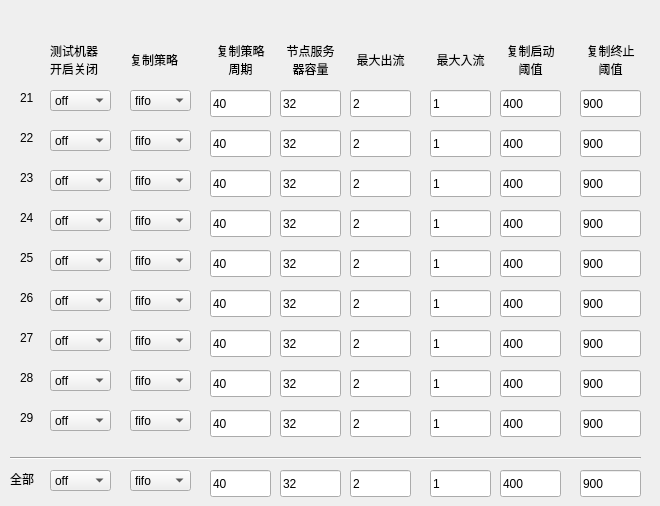
   <widget class="QWidget" name="tab_2">
    <attribute name="title">
     <string>机器列表2</string>
    </attribute>
    <widget class="QLabel" name="label_3">
     <property name="geometry">
      <rect>
       <x>50</x>
       <y>40</y>
       <width>66</width>
       <height>41</height>
      </rect>
     </property>
     <property name="text">
      <string>&lt;html&gt;&lt;head/&gt;&lt;body&gt;&lt;p&gt;测试机器&lt;br/&gt;开启关闭&lt;/p&gt;&lt;/body&gt;&lt;/html&gt;</string>
     </property>
    </widget>
    <widget class="QLabel" name="label_12">
     <property name="geometry">
      <rect>
       <x>130</x>
       <y>40</y>
       <width>61</width>
       <height>41</height>
      </rect>
     </property>
     <property name="text">
      <string>&lt;html&gt;&lt;head/&gt;&lt;body&gt;&lt;p&gt;复制策略&lt;/p&gt;&lt;/body&gt;&lt;/html&gt;</string>
     </property>
    </widget>
    <widget class="QLabel" name="label_13">
     <property name="geometry">
      <rect>
       <x>210</x>
       <y>40</y>
       <width>61</width>
       <height>41</height>
      </rect>
     </property>
     <property name="text">
      <string>&lt;html&gt;&lt;head/&gt;&lt;body&gt;&lt;p align=&quot;center&quot;&gt;复制策略&lt;br/&gt;周期&lt;/p&gt;&lt;/body&gt;&lt;/html&gt;</string>
     </property>
    </widget>
    <widget class="QLabel" name="label_33">
     <property name="geometry">
      <rect>
       <x>570</x>
       <y>40</y>
       <width>81</width>
       <height>41</height>
      </rect>
     </property>
     <property name="text">
      <string>&lt;html&gt;&lt;head/&gt;&lt;body&gt;&lt;p align=&quot;center&quot;&gt;复制终止&lt;br/&gt;阈值&lt;/p&gt;&lt;/body&gt;&lt;/html&gt;</string>
     </property>
    </widget>
    <widget class="QLabel" name="label_14">
     <property name="geometry">
      <rect>
       <x>280</x>
       <y>40</y>
       <width>61</width>
       <height>41</height>
      </rect>
     </property>
     <property name="text">
      <string>&lt;html&gt;&lt;head/&gt;&lt;body&gt;&lt;p align=&quot;center&quot;&gt;节点服务&lt;br/&gt;器容量&lt;/p&gt;&lt;/body&gt;&lt;/html&gt;</string>
     </property>
    </widget>
    <widget class="QLabel" name="label_15">
     <property name="geometry">
      <rect>
       <x>350</x>
       <y>40</y>
       <width>61</width>
       <height>41</height>
      </rect>
     </property>
     <property name="text">
      <string>&lt;html&gt;&lt;head/&gt;&lt;body&gt;&lt;p align=&quot;center&quot;&gt;最大出流&lt;/p&gt;&lt;/body&gt;&lt;/html&gt;</string>
     </property>
    </widget>
    <widget class="QLabel" name="label_16">
     <property name="geometry">
      <rect>
       <x>430</x>
       <y>40</y>
       <width>61</width>
       <height>41</height>
      </rect>
     </property>
     <property name="text">
      <string>&lt;html&gt;&lt;head/&gt;&lt;body&gt;&lt;p align=&quot;center&quot;&gt;最大入流&lt;/p&gt;&lt;/body&gt;&lt;/html&gt;</string>
     </property>
    </widget>
    <widget class="QLabel" name="label_17">
     <property name="geometry">
      <rect>
       <x>500</x>
       <y>40</y>
       <width>61</width>
       <height>41</height>
      </rect>
     </property>
     <property name="text">
      <string>&lt;html&gt;&lt;head/&gt;&lt;body&gt;&lt;p align=&quot;center&quot;&gt;复制启动&lt;br/&gt;阈值&lt;/p&gt;&lt;/body&gt;&lt;/html&gt;</string>
     </property>
    </widget>
    <widget class="QLineEdit" name="lineEdit_capacity_21">
     <property name="geometry">
      <rect>
       <x>280</x>
       <y>90</y>
       <width>61</width>
       <height>27</height>
      </rect>
     </property>
     <property name="text">
      <string>32</string>
     </property>
    </widget>
    <widget class="QComboBox" name="comboBox_onoff_21">
     <property name="geometry">
      <rect>
       <x>50</x>
       <y>90</y>
       <width>61</width>
       <height>21</height>
      </rect>
     </property>
     <item>
      <property name="text">
       <string>off</string>
      </property>
     </item>
     <item>
      <property name="text">
       <string>on</string>
      </property>
     </item>
    </widget>
    <widget class="QLabel" name="label_ip_21">
     <property name="geometry">
      <rect>
       <x>20</x>
       <y>90</y>
       <width>21</width>
       <height>16</height>
      </rect>
     </property>
     <property name="text">
      <string>21</string>
     </property>
    </widget>
    <widget class="QLineEdit" name="lineEdit_maxout_21">
     <property name="geometry">
      <rect>
       <x>350</x>
       <y>90</y>
       <width>61</width>
       <height>27</height>
      </rect>
     </property>
     <property name="text">
      <string>2</string>
     </property>
    </widget>
    <widget class="QLineEdit" name="lineEdit_thresh_21">
     <property name="geometry">
      <rect>
       <x>500</x>
       <y>90</y>
       <width>61</width>
       <height>27</height>
      </rect>
     </property>
     <property name="text">
      <string>400</string>
     </property>
    </widget>
    <widget class="QLineEdit" name="lineEdit_maxin_21">
     <property name="geometry">
      <rect>
       <x>430</x>
       <y>90</y>
       <width>61</width>
       <height>27</height>
      </rect>
     </property>
     <property name="text">
      <string>1</string>
     </property>
    </widget>
    <widget class="QLineEdit" name="lineEdit_threshhigh_21">
     <property name="geometry">
      <rect>
       <x>580</x>
       <y>90</y>
       <width>61</width>
       <height>27</height>
      </rect>
     </property>
     <property name="text">
      <string>900</string>
     </property>
    </widget>
    <widget class="QComboBox" name="comboBox_algo_21">
     <property name="geometry">
      <rect>
       <x>130</x>
       <y>90</y>
       <width>61</width>
       <height>21</height>
      </rect>
     </property>
     <item>
      <property name="text">
       <string>fifo</string>
      </property>
     </item>
     <item>
      <property name="text">
       <string>lru</string>
      </property>
     </item>
     <item>
      <property name="text">
       <string>dw</string>
      </property>
     </item>
     <item>
      <property name="text">
       <string>lfu</string>
      </property>
     </item>
    </widget>
    <widget class="QLineEdit" name="lineEdit_period_21">
     <property name="geometry">
      <rect>
       <x>210</x>
       <y>90</y>
       <width>61</width>
       <height>27</height>
      </rect>
     </property>
     <property name="text">
      <string>40</string>
     </property>
    </widget>
    <widget class="QLineEdit" name="lineEdit_threshhigh_22">
     <property name="geometry">
      <rect>
       <x>580</x>
       <y>130</y>
       <width>61</width>
       <height>27</height>
      </rect>
     </property>
     <property name="text">
      <string>900</string>
     </property>
    </widget>
    <widget class="QComboBox" name="comboBox_onoff_22">
     <property name="geometry">
      <rect>
       <x>50</x>
       <y>130</y>
       <width>61</width>
       <height>21</height>
      </rect>
     </property>
     <item>
      <property name="text">
       <string>off</string>
      </property>
     </item>
     <item>
      <property name="text">
       <string>on</string>
      </property>
     </item>
    </widget>
    <widget class="QLineEdit" name="lineEdit_period_22">
     <property name="geometry">
      <rect>
       <x>210</x>
       <y>130</y>
       <width>61</width>
       <height>27</height>
      </rect>
     </property>
     <property name="text">
      <string>40</string>
     </property>
    </widget>
    <widget class="QLineEdit" name="lineEdit_capacity_22">
     <property name="geometry">
      <rect>
       <x>280</x>
       <y>130</y>
       <width>61</width>
       <height>27</height>
      </rect>
     </property>
     <property name="text">
      <string>32</string>
     </property>
    </widget>
    <widget class="QLineEdit" name="lineEdit_maxin_22">
     <property name="geometry">
      <rect>
       <x>430</x>
       <y>130</y>
       <width>61</width>
       <height>27</height>
      </rect>
     </property>
     <property name="text">
      <string>1</string>
     </property>
    </widget>
    <widget class="QComboBox" name="comboBox_algo_22">
     <property name="geometry">
      <rect>
       <x>130</x>
       <y>130</y>
       <width>61</width>
       <height>21</height>
      </rect>
     </property>
     <item>
      <property name="text">
       <string>fifo</string>
      </property>
     </item>
     <item>
      <property name="text">
       <string>lru</string>
      </property>
     </item>
     <item>
      <property name="text">
       <string>dw</string>
      </property>
     </item>
     <item>
      <property name="text">
       <string>lfu</string>
      </property>
     </item>
    </widget>
    <widget class="QLabel" name="label_ip_22">
     <property name="geometry">
      <rect>
       <x>20</x>
       <y>130</y>
       <width>21</width>
       <height>16</height>
      </rect>
     </property>
     <property name="text">
      <string>22</string>
     </property>
    </widget>
    <widget class="QLineEdit" name="lineEdit_maxout_22">
     <property name="geometry">
      <rect>
       <x>350</x>
       <y>130</y>
       <width>61</width>
       <height>27</height>
      </rect>
     </property>
     <property name="text">
      <string>2</string>
     </property>
    </widget>
    <widget class="QLineEdit" name="lineEdit_thresh_22">
     <property name="geometry">
      <rect>
       <x>500</x>
       <y>130</y>
       <width>61</width>
       <height>27</height>
      </rect>
     </property>
     <property name="text">
      <string>400</string>
     </property>
    </widget>
    <widget class="QLineEdit" name="lineEdit_maxout_23">
     <property name="geometry">
      <rect>
       <x>350</x>
       <y>170</y>
       <width>61</width>
       <height>27</height>
      </rect>
     </property>
     <property name="text">
      <string>2</string>
     </property>
    </widget>
    <widget class="QLineEdit" name="lineEdit_threshhigh_23">
     <property name="geometry">
      <rect>
       <x>580</x>
       <y>170</y>
       <width>61</width>
       <height>27</height>
      </rect>
     </property>
     <property name="text">
      <string>900</string>
     </property>
    </widget>
    <widget class="QComboBox" name="comboBox_algo_23">
     <property name="geometry">
      <rect>
       <x>130</x>
       <y>170</y>
       <width>61</width>
       <height>21</height>
      </rect>
     </property>
     <item>
      <property name="text">
       <string>fifo</string>
      </property>
     </item>
     <item>
      <property name="text">
       <string>lru</string>
      </property>
     </item>
     <item>
      <property name="text">
       <string>dw</string>
      </property>
     </item>
     <item>
      <property name="text">
       <string>lfu</string>
      </property>
     </item>
    </widget>
    <widget class="QLineEdit" name="lineEdit_capacity_23">
     <property name="geometry">
      <rect>
       <x>280</x>
       <y>170</y>
       <width>61</width>
       <height>27</height>
      </rect>
     </property>
     <property name="text">
      <string>32</string>
     </property>
    </widget>
    <widget class="QLabel" name="label_ip_23">
     <property name="geometry">
      <rect>
       <x>20</x>
       <y>170</y>
       <width>21</width>
       <height>16</height>
      </rect>
     </property>
     <property name="text">
      <string>23</string>
     </property>
    </widget>
    <widget class="QLineEdit" name="lineEdit_maxin_23">
     <property name="geometry">
      <rect>
       <x>430</x>
       <y>170</y>
       <width>61</width>
       <height>27</height>
      </rect>
     </property>
     <property name="text">
      <string>1</string>
     </property>
    </widget>
    <widget class="QLineEdit" name="lineEdit_thresh_23">
     <property name="geometry">
      <rect>
       <x>500</x>
       <y>170</y>
       <width>61</width>
       <height>27</height>
      </rect>
     </property>
     <property name="text">
      <string>400</string>
     </property>
    </widget>
    <widget class="QLineEdit" name="lineEdit_period_23">
     <property name="geometry">
      <rect>
       <x>210</x>
       <y>170</y>
       <width>61</width>
       <height>27</height>
      </rect>
     </property>
     <property name="text">
      <string>40</string>
     </property>
    </widget>
    <widget class="QComboBox" name="comboBox_onoff_23">
     <property name="geometry">
      <rect>
       <x>50</x>
       <y>170</y>
       <width>61</width>
       <height>21</height>
      </rect>
     </property>
     <item>
      <property name="text">
       <string>off</string>
      </property>
     </item>
     <item>
      <property name="text">
       <string>on</string>
      </property>
     </item>
    </widget>
    <widget class="QLineEdit" name="lineEdit_maxout_24">
     <property name="geometry">
      <rect>
       <x>350</x>
       <y>210</y>
       <width>61</width>
       <height>27</height>
      </rect>
     </property>
     <property name="text">
      <string>2</string>
     </property>
    </widget>
    <widget class="QLineEdit" name="lineEdit_threshhigh_24">
     <property name="geometry">
      <rect>
       <x>580</x>
       <y>210</y>
       <width>61</width>
       <height>27</height>
      </rect>
     </property>
     <property name="text">
      <string>900</string>
     </property>
    </widget>
    <widget class="QComboBox" name="comboBox_algo_24">
     <property name="geometry">
      <rect>
       <x>130</x>
       <y>210</y>
       <width>61</width>
       <height>21</height>
      </rect>
     </property>
     <item>
      <property name="text">
       <string>fifo</string>
      </property>
     </item>
     <item>
      <property name="text">
       <string>lru</string>
      </property>
     </item>
     <item>
      <property name="text">
       <string>dw</string>
      </property>
     </item>
     <item>
      <property name="text">
       <string>lfu</string>
      </property>
     </item>
    </widget>
    <widget class="QLineEdit" name="lineEdit_capacity_24">
     <property name="geometry">
      <rect>
       <x>280</x>
       <y>210</y>
       <width>61</width>
       <height>27</height>
      </rect>
     </property>
     <property name="text">
      <string>32</string>
     </property>
    </widget>
    <widget class="QLabel" name="label_ip_24">
     <property name="geometry">
      <rect>
       <x>20</x>
       <y>210</y>
       <width>21</width>
       <height>16</height>
      </rect>
     </property>
     <property name="text">
      <string>24</string>
     </property>
    </widget>
    <widget class="QLineEdit" name="lineEdit_maxin_24">
     <property name="geometry">
      <rect>
       <x>430</x>
       <y>210</y>
       <width>61</width>
       <height>27</height>
      </rect>
     </property>
     <property name="text">
      <string>1</string>
     </property>
    </widget>
    <widget class="QLineEdit" name="lineEdit_thresh_24">
     <property name="geometry">
      <rect>
       <x>500</x>
       <y>210</y>
       <width>61</width>
       <height>27</height>
      </rect>
     </property>
     <property name="text">
      <string>400</string>
     </property>
    </widget>
    <widget class="QLineEdit" name="lineEdit_period_24">
     <property name="geometry">
      <rect>
       <x>210</x>
       <y>210</y>
       <width>61</width>
       <height>27</height>
      </rect>
     </property>
     <property name="text">
      <string>40</string>
     </property>
    </widget>
    <widget class="QComboBox" name="comboBox_onoff_24">
     <property name="geometry">
      <rect>
       <x>50</x>
       <y>210</y>
       <width>61</width>
       <height>21</height>
      </rect>
     </property>
     <item>
      <property name="text">
       <string>off</string>
      </property>
     </item>
     <item>
      <property name="text">
       <string>on</string>
      </property>
     </item>
    </widget>
    <widget class="QLineEdit" name="lineEdit_maxout_25">
     <property name="geometry">
      <rect>
       <x>350</x>
       <y>250</y>
       <width>61</width>
       <height>27</height>
      </rect>
     </property>
     <property name="text">
      <string>2</string>
     </property>
    </widget>
    <widget class="QLineEdit" name="lineEdit_threshhigh_25">
     <property name="geometry">
      <rect>
       <x>580</x>
       <y>250</y>
       <width>61</width>
       <height>27</height>
      </rect>
     </property>
     <property name="text">
      <string>900</string>
     </property>
    </widget>
    <widget class="QComboBox" name="comboBox_algo_25">
     <property name="geometry">
      <rect>
       <x>130</x>
       <y>250</y>
       <width>61</width>
       <height>21</height>
      </rect>
     </property>
     <item>
      <property name="text">
       <string>fifo</string>
      </property>
     </item>
     <item>
      <property name="text">
       <string>lru</string>
      </property>
     </item>
     <item>
      <property name="text">
       <string>dw</string>
      </property>
     </item>
     <item>
      <property name="text">
       <string>lfu</string>
      </property>
     </item>
    </widget>
    <widget class="QLineEdit" name="lineEdit_capacity_25">
     <property name="geometry">
      <rect>
       <x>280</x>
       <y>250</y>
       <width>61</width>
       <height>27</height>
      </rect>
     </property>
     <property name="text">
      <string>32</string>
     </property>
    </widget>
    <widget class="QLabel" name="label_ip_25">
     <property name="geometry">
      <rect>
       <x>20</x>
       <y>250</y>
       <width>21</width>
       <height>16</height>
      </rect>
     </property>
     <property name="text">
      <string>25</string>
     </property>
    </widget>
    <widget class="QLineEdit" name="lineEdit_maxin_25">
     <property name="geometry">
      <rect>
       <x>430</x>
       <y>250</y>
       <width>61</width>
       <height>27</height>
      </rect>
     </property>
     <property name="text">
      <string>1</string>
     </property>
    </widget>
    <widget class="QLineEdit" name="lineEdit_thresh_25">
     <property name="geometry">
      <rect>
       <x>500</x>
       <y>250</y>
       <width>61</width>
       <height>27</height>
      </rect>
     </property>
     <property name="text">
      <string>400</string>
     </property>
    </widget>
    <widget class="QLineEdit" name="lineEdit_period_25">
     <property name="geometry">
      <rect>
       <x>210</x>
       <y>250</y>
       <width>61</width>
       <height>27</height>
      </rect>
     </property>
     <property name="text">
      <string>40</string>
     </property>
    </widget>
    <widget class="QComboBox" name="comboBox_onoff_25">
     <property name="geometry">
      <rect>
       <x>50</x>
       <y>250</y>
       <width>61</width>
       <height>21</height>
      </rect>
     </property>
     <item>
      <property name="text">
       <string>off</string>
      </property>
     </item>
     <item>
      <property name="text">
       <string>on</string>
      </property>
     </item>
    </widget>
    <widget class="QLineEdit" name="lineEdit_maxout_26">
     <property name="geometry">
      <rect>
       <x>350</x>
       <y>290</y>
       <width>61</width>
       <height>27</height>
      </rect>
     </property>
     <property name="text">
      <string>2</string>
     </property>
    </widget>
    <widget class="QLineEdit" name="lineEdit_threshhigh_26">
     <property name="geometry">
      <rect>
       <x>580</x>
       <y>290</y>
       <width>61</width>
       <height>27</height>
      </rect>
     </property>
     <property name="text">
      <string>900</string>
     </property>
    </widget>
    <widget class="QComboBox" name="comboBox_algo_26">
     <property name="geometry">
      <rect>
       <x>130</x>
       <y>290</y>
       <width>61</width>
       <height>21</height>
      </rect>
     </property>
     <item>
      <property name="text">
       <string>fifo</string>
      </property>
     </item>
     <item>
      <property name="text">
       <string>lru</string>
      </property>
     </item>
     <item>
      <property name="text">
       <string>dw</string>
      </property>
     </item>
     <item>
      <property name="text">
       <string>lfu</string>
      </property>
     </item>
    </widget>
    <widget class="QLineEdit" name="lineEdit_capacity_26">
     <property name="geometry">
      <rect>
       <x>280</x>
       <y>290</y>
       <width>61</width>
       <height>27</height>
      </rect>
     </property>
     <property name="text">
      <string>32</string>
     </property>
    </widget>
    <widget class="QLabel" name="label_ip_26">
     <property name="geometry">
      <rect>
       <x>20</x>
       <y>290</y>
       <width>21</width>
       <height>16</height>
      </rect>
     </property>
     <property name="text">
      <string>26</string>
     </property>
    </widget>
    <widget class="QLineEdit" name="lineEdit_maxin_26">
     <property name="geometry">
      <rect>
       <x>430</x>
       <y>290</y>
       <width>61</width>
       <height>27</height>
      </rect>
     </property>
     <property name="text">
      <string>1</string>
     </property>
    </widget>
    <widget class="QLineEdit" name="lineEdit_thresh_26">
     <property name="geometry">
      <rect>
       <x>500</x>
       <y>290</y>
       <width>61</width>
       <height>27</height>
      </rect>
     </property>
     <property name="text">
      <string>400</string>
     </property>
    </widget>
    <widget class="QLineEdit" name="lineEdit_period_26">
     <property name="geometry">
      <rect>
       <x>210</x>
       <y>290</y>
       <width>61</width>
       <height>27</height>
      </rect>
     </property>
     <property name="text">
      <string>40</string>
     </property>
    </widget>
    <widget class="QComboBox" name="comboBox_onoff_26">
     <property name="geometry">
      <rect>
       <x>50</x>
       <y>290</y>
       <width>61</width>
       <height>21</height>
      </rect>
     </property>
     <item>
      <property name="text">
       <string>off</string>
      </property>
     </item>
     <item>
      <property name="text">
       <string>on</string>
      </property>
     </item>
    </widget>
    <widget class="QLineEdit" name="lineEdit_maxout_27">
     <property name="geometry">
      <rect>
       <x>350</x>
       <y>330</y>
       <width>61</width>
       <height>27</height>
      </rect>
     </property>
     <property name="text">
      <string>2</string>
     </property>
    </widget>
    <widget class="QLineEdit" name="lineEdit_threshhigh_27">
     <property name="geometry">
      <rect>
       <x>580</x>
       <y>330</y>
       <width>61</width>
       <height>27</height>
      </rect>
     </property>
     <property name="text">
      <string>900</string>
     </property>
    </widget>
    <widget class="QComboBox" name="comboBox_algo_27">
     <property name="geometry">
      <rect>
       <x>130</x>
       <y>330</y>
       <width>61</width>
       <height>21</height>
      </rect>
     </property>
     <item>
      <property name="text">
       <string>fifo</string>
      </property>
     </item>
     <item>
      <property name="text">
       <string>lru</string>
      </property>
     </item>
     <item>
      <property name="text">
       <string>dw</string>
      </property>
     </item>
     <item>
      <property name="text">
       <string>lfu</string>
      </property>
     </item>
    </widget>
    <widget class="QLineEdit" name="lineEdit_capacity_27">
     <property name="geometry">
      <rect>
       <x>280</x>
       <y>330</y>
       <width>61</width>
       <height>27</height>
      </rect>
     </property>
     <property name="text">
      <string>32</string>
     </property>
    </widget>
    <widget class="QLabel" name="label_ip_27">
     <property name="geometry">
      <rect>
       <x>20</x>
       <y>330</y>
       <width>21</width>
       <height>16</height>
      </rect>
     </property>
     <property name="text">
      <string>27</string>
     </property>
    </widget>
    <widget class="QLineEdit" name="lineEdit_maxin_27">
     <property name="geometry">
      <rect>
       <x>430</x>
       <y>330</y>
       <width>61</width>
       <height>27</height>
      </rect>
     </property>
     <property name="text">
      <string>1</string>
     </property>
    </widget>
    <widget class="QLineEdit" name="lineEdit_thresh_27">
     <property name="geometry">
      <rect>
       <x>500</x>
       <y>330</y>
       <width>61</width>
       <height>27</height>
      </rect>
     </property>
     <property name="text">
      <string>400</string>
     </property>
    </widget>
    <widget class="QLineEdit" name="lineEdit_period_27">
     <property name="geometry">
      <rect>
       <x>210</x>
       <y>330</y>
       <width>61</width>
       <height>27</height>
      </rect>
     </property>
     <property name="text">
      <string>40</string>
     </property>
    </widget>
    <widget class="QComboBox" name="comboBox_onoff_27">
     <property name="geometry">
      <rect>
       <x>50</x>
       <y>330</y>
       <width>61</width>
       <height>21</height>
      </rect>
     </property>
     <item>
      <property name="text">
       <string>off</string>
      </property>
     </item>
     <item>
      <property name="text">
       <string>on</string>
      </property>
     </item>
    </widget>
    <widget class="QLineEdit" name="lineEdit_maxout_28">
     <property name="geometry">
      <rect>
       <x>350</x>
       <y>370</y>
       <width>61</width>
       <height>27</height>
      </rect>
     </property>
     <property name="text">
      <string>2</string>
     </property>
    </widget>
    <widget class="QLineEdit" name="lineEdit_threshhigh_28">
     <property name="geometry">
      <rect>
       <x>580</x>
       <y>370</y>
       <width>61</width>
       <height>27</height>
      </rect>
     </property>
     <property name="text">
      <string>900</string>
     </property>
    </widget>
    <widget class="QComboBox" name="comboBox_algo_28">
     <property name="geometry">
      <rect>
       <x>130</x>
       <y>370</y>
       <width>61</width>
       <height>21</height>
      </rect>
     </property>
     <item>
      <property name="text">
       <string>fifo</string>
      </property>
     </item>
     <item>
      <property name="text">
       <string>lru</string>
      </property>
     </item>
     <item>
      <property name="text">
       <string>dw</string>
      </property>
     </item>
     <item>
      <property name="text">
       <string>lfu</string>
      </property>
     </item>
    </widget>
    <widget class="QLineEdit" name="lineEdit_capacity_28">
     <property name="geometry">
      <rect>
       <x>280</x>
       <y>370</y>
       <width>61</width>
       <height>27</height>
      </rect>
     </property>
     <property name="text">
      <string>32</string>
     </property>
    </widget>
    <widget class="QLabel" name="label_ip_28">
     <property name="geometry">
      <rect>
       <x>20</x>
       <y>370</y>
       <width>21</width>
       <height>16</height>
      </rect>
     </property>
     <property name="text">
      <string>28</string>
     </property>
    </widget>
    <widget class="QLineEdit" name="lineEdit_maxin_28">
     <property name="geometry">
      <rect>
       <x>430</x>
       <y>370</y>
       <width>61</width>
       <height>27</height>
      </rect>
     </property>
     <property name="text">
      <string>1</string>
     </property>
    </widget>
    <widget class="QLineEdit" name="lineEdit_thresh_28">
     <property name="geometry">
      <rect>
       <x>500</x>
       <y>370</y>
       <width>61</width>
       <height>27</height>
      </rect>
     </property>
     <property name="text">
      <string>400</string>
     </property>
    </widget>
    <widget class="QLineEdit" name="lineEdit_period_28">
     <property name="geometry">
      <rect>
       <x>210</x>
       <y>370</y>
       <width>61</width>
       <height>27</height>
      </rect>
     </property>
     <property name="text">
      <string>40</string>
     </property>
    </widget>
    <widget class="QComboBox" name="comboBox_onoff_28">
     <property name="geometry">
      <rect>
       <x>50</x>
       <y>370</y>
       <width>61</width>
       <height>21</height>
      </rect>
     </property>
     <item>
      <property name="text">
       <string>off</string>
      </property>
     </item>
     <item>
      <property name="text">
       <string>on</string>
      </property>
     </item>
    </widget>
    <widget class="QLineEdit" name="lineEdit_maxout_29">
     <property name="geometry">
      <rect>
       <x>350</x>
       <y>410</y>
       <width>61</width>
       <height>27</height>
      </rect>
     </property>
     <property name="text">
      <string>2</string>
     </property>
    </widget>
    <widget class="QLineEdit" name="lineEdit_threshhigh_29">
     <property name="geometry">
      <rect>
       <x>580</x>
       <y>410</y>
       <width>61</width>
       <height>27</height>
      </rect>
     </property>
     <property name="text">
      <string>900</string>
     </property>
    </widget>
    <widget class="QComboBox" name="comboBox_algo_29">
     <property name="geometry">
      <rect>
       <x>130</x>
       <y>410</y>
       <width>61</width>
       <height>21</height>
      </rect>
     </property>
     <item>
      <property name="text">
       <string>fifo</string>
      </property>
     </item>
     <item>
      <property name="text">
       <string>lru</string>
      </property>
     </item>
     <item>
      <property name="text">
       <string>dw</string>
      </property>
     </item>
     <item>
      <property name="text">
       <string>lfu</string>
      </property>
     </item>
    </widget>
    <widget class="QLineEdit" name="lineEdit_capacity_29">
     <property name="geometry">
      <rect>
       <x>280</x>
       <y>410</y>
       <width>61</width>
       <height>27</height>
      </rect>
     </property>
     <property name="text">
      <string>32</string>
     </property>
    </widget>
    <widget class="QLabel" name="label_ip_29">
     <property name="geometry">
      <rect>
       <x>20</x>
       <y>410</y>
       <width>21</width>
       <height>16</height>
      </rect>
     </property>
     <property name="text">
      <string>29</string>
     </property>
    </widget>
    <widget class="QLineEdit" name="lineEdit_maxin_29">
     <property name="geometry">
      <rect>
       <x>430</x>
       <y>410</y>
       <width>61</width>
       <height>27</height>
      </rect>
     </property>
     <property name="text">
      <string>1</string>
     </property>
    </widget>
    <widget class="QLineEdit" name="lineEdit_thresh_29">
     <property name="geometry">
      <rect>
       <x>500</x>
       <y>410</y>
       <width>61</width>
       <height>27</height>
      </rect>
     </property>
     <property name="text">
      <string>400</string>
     </property>
    </widget>
    <widget class="QLineEdit" name="lineEdit_period_29">
     <property name="geometry">
      <rect>
       <x>210</x>
       <y>410</y>
       <width>61</width>
       <height>27</height>
      </rect>
     </property>
     <property name="text">
      <string>40</string>
     </property>
    </widget>
    <widget class="QComboBox" name="comboBox_onoff_29">
     <property name="geometry">
      <rect>
       <x>50</x>
       <y>410</y>
       <width>61</width>
       <height>21</height>
      </rect>
     </property>
     <item>
      <property name="text">
       <string>off</string>
      </property>
     </item>
     <item>
      <property name="text">
       <string>on</string>
      </property>
     </item>
    </widget>
    <widget class="QComboBox" name="comboBox_algo_tab2">
     <property name="geometry">
      <rect>
       <x>130</x>
       <y>470</y>
       <width>61</width>
       <height>21</height>
      </rect>
     </property>
     <item>
      <property name="text">
       <string>fifo</string>
      </property>
     </item>
     <item>
      <property name="text">
       <string>lru</string>
      </property>
     </item>
     <item>
      <property name="text">
       <string>dw</string>
      </property>
     </item>
     <item>
      <property name="text">
       <string>lfu</string>
      </property>
     </item>
    </widget>
    <widget class="Line" name="line_2">
     <property name="geometry">
      <rect>
       <x>10</x>
       <y>450</y>
       <width>631</width>
       <height>16</height>
      </rect>
     </property>
     <property name="orientation">
      <enum>Qt::Horizontal</enum>
     </property>
    </widget>
    <widget class="QComboBox" name="comboBox_onoff_tab2">
     <property name="geometry">
      <rect>
       <x>50</x>
       <y>470</y>
       <width>61</width>
       <height>21</height>
      </rect>
     </property>
     <item>
      <property name="text">
       <string>off</string>
      </property>
     </item>
     <item>
      <property name="text">
       <string>on</string>
      </property>
     </item>
    </widget>
    <widget class="QLineEdit" name="lineEdit_period_tab2">
     <property name="geometry">
      <rect>
       <x>210</x>
       <y>470</y>
       <width>61</width>
       <height>27</height>
      </rect>
     </property>
     <property name="text">
      <string>40</string>
     </property>
    </widget>
    <widget class="QLineEdit" name="lineEdit_maxout_tab2">
     <property name="geometry">
      <rect>
       <x>350</x>
       <y>470</y>
       <width>61</width>
       <height>27</height>
      </rect>
     </property>
     <property name="text">
      <string>2</string>
     </property>
    </widget>
    <widget class="QLineEdit" name="lineEdit_maxin_tab2">
     <property name="geometry">
      <rect>
       <x>430</x>
       <y>470</y>
       <width>61</width>
       <height>27</height>
      </rect>
     </property>
     <property name="text">
      <string>1</string>
     </property>
    </widget>
    <widget class="QLineEdit" name="lineEdit_thresh_tab2">
     <property name="geometry">
      <rect>
       <x>500</x>
       <y>470</y>
       <width>61</width>
       <height>27</height>
      </rect>
     </property>
     <property name="text">
      <string>400</string>
     </property>
    </widget>
    <widget class="QLineEdit" name="lineEdit_capacity_tab2">
     <property name="geometry">
      <rect>
       <x>280</x>
       <y>470</y>
       <width>61</width>
       <height>27</height>
      </rect>
     </property>
     <property name="text">
      <string>32</string>
     </property>
    </widget>
    <widget class="QLineEdit" name="lineEdit_threshhigh_tab2">
     <property name="geometry">
      <rect>
       <x>580</x>
       <y>470</y>
       <width>61</width>
       <height>27</height>
      </rect>
     </property>
     <property name="text">
      <string>900</string>
     </property>
    </widget>
    <widget class="QLabel" name="label_all_tab2">
     <property name="geometry">
      <rect>
       <x>10</x>
       <y>470</y>
       <width>31</width>
       <height>17</height>
      </rect>
     </property>
     <property name="text">
      <string>全部</string>
     </property>
    </widget>
   </widget>
